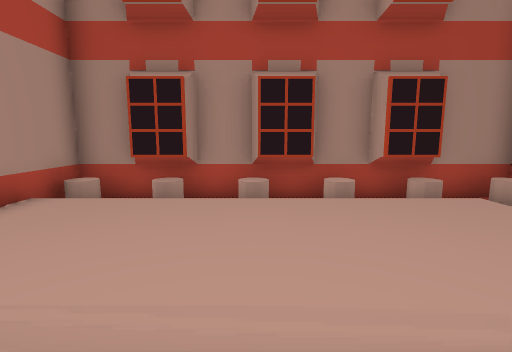
view 1 (above)

12 first-person views from a walk through a 3-D level made in the Godot game engine. The camera is 1.4 m above the floor, tilts 8° down and sees 85° across. The floor is counted in squares, 1 m on a side. Each view is taken from the middle of a square. On the plan, view 1 faces up. The plan holds only what a view shows up to about 14 squares ahead; the rest is blank. The place goes on beyond the plan.

view 2
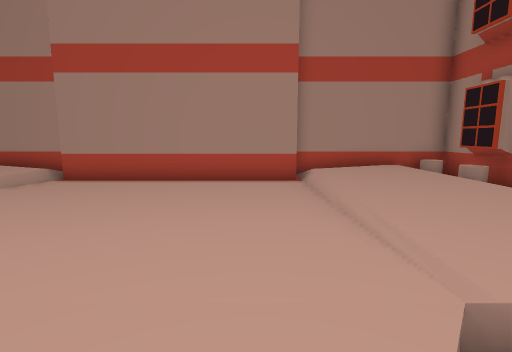

view 3
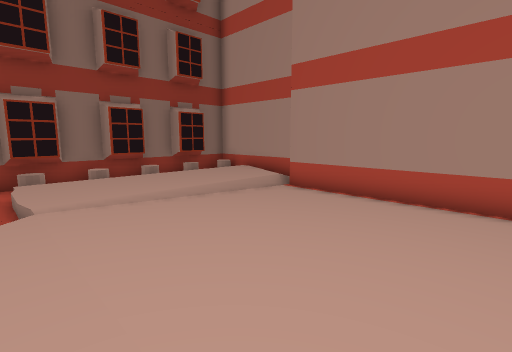

view 4
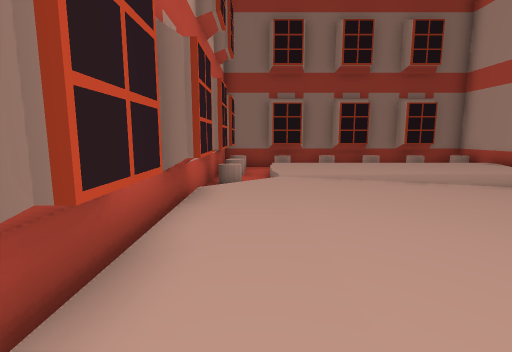

view 5
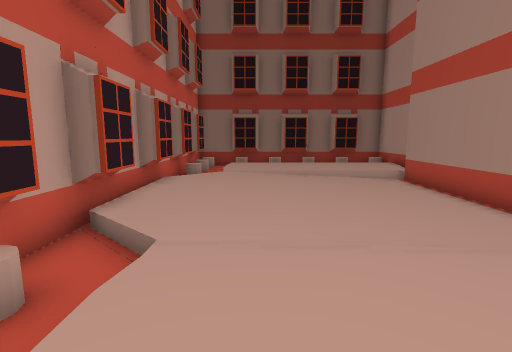

view 6
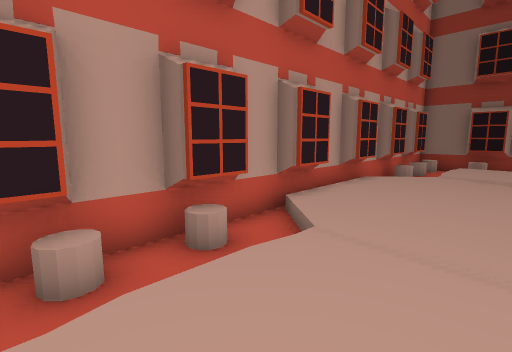

view 7
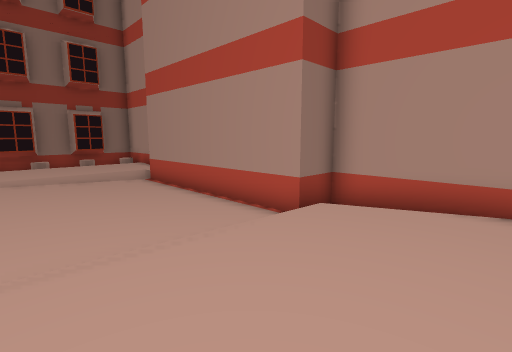

view 8
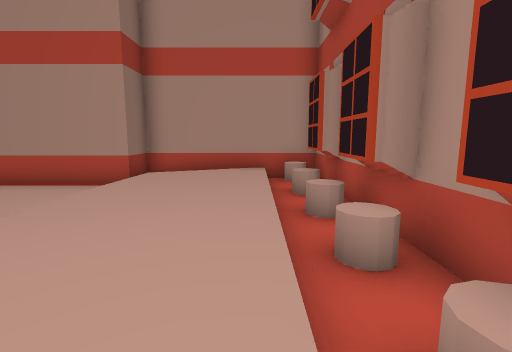

view 9
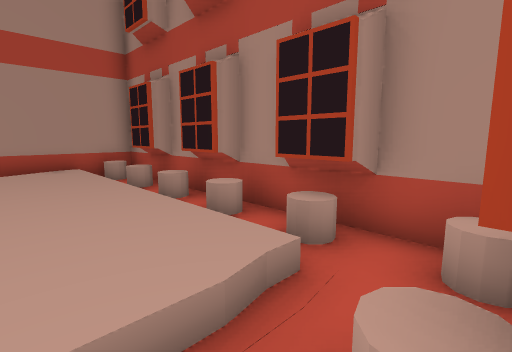

view 10
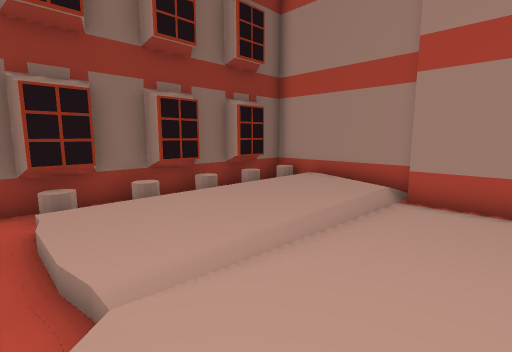

view 11
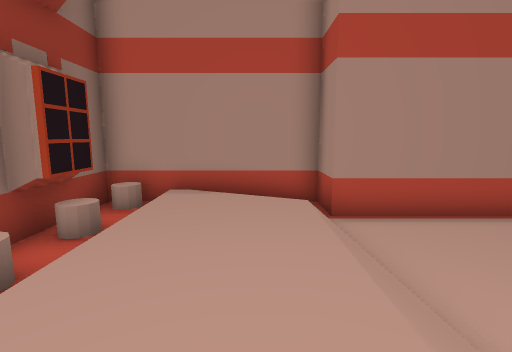

view 12
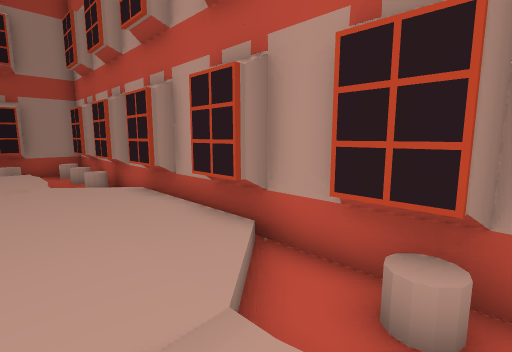

### Floor plan
Key: @ floor where view 1 was taken; # wall or solid block; . main floor; - floor 0.25 m lower than the main floor; _ floor 0.5 m lower than the main floor; / step, stairs or slope; ^ raised ledge; v drop or lower ground.
Columns run from 5 left of view 1 to 7 right of it. Each row starts with its distance up from view 1.
  7  v#^#^#v#^#v
  6  ^_^_^_^_^_^
  5 #........._#
  4 #........._^
  3 #/........__
  2 #//......._#
  1  ##-----.//_#
  0   #--@--.../#
 -1   #-----...#
 -2   #-----....#
 -3   #-----....#
 -4   #-----...#
 -5   #-----.../#
 -6  ##-----.//_#
 -7 #//......._#
 -8 #/........__
 -9 #........._^
-10 #........._#
-11  ^_^_^_^_^_^
-12  v#^#^#v#^#v

Where each view was taken, in squares from view 1:
view 1: 0 up, 0 right, facing up
view 2: 0 up, 6 right, facing left
view 3: 0 up, 5 right, facing down-left
view 4: 1 up, 5 right, facing down
view 5: 5 up, 3 right, facing down
view 6: 5 up, 2 right, facing down-right
view 7: 5 up, 2 right, facing down-left
view 8: 5 up, 5 right, facing left
view 9: 3 up, 6 right, facing up-left
view 10: 4 down, 5 right, facing down-left
view 11: 8 down, 3 right, facing left
view 12: 8 down, 3 right, facing up-right
